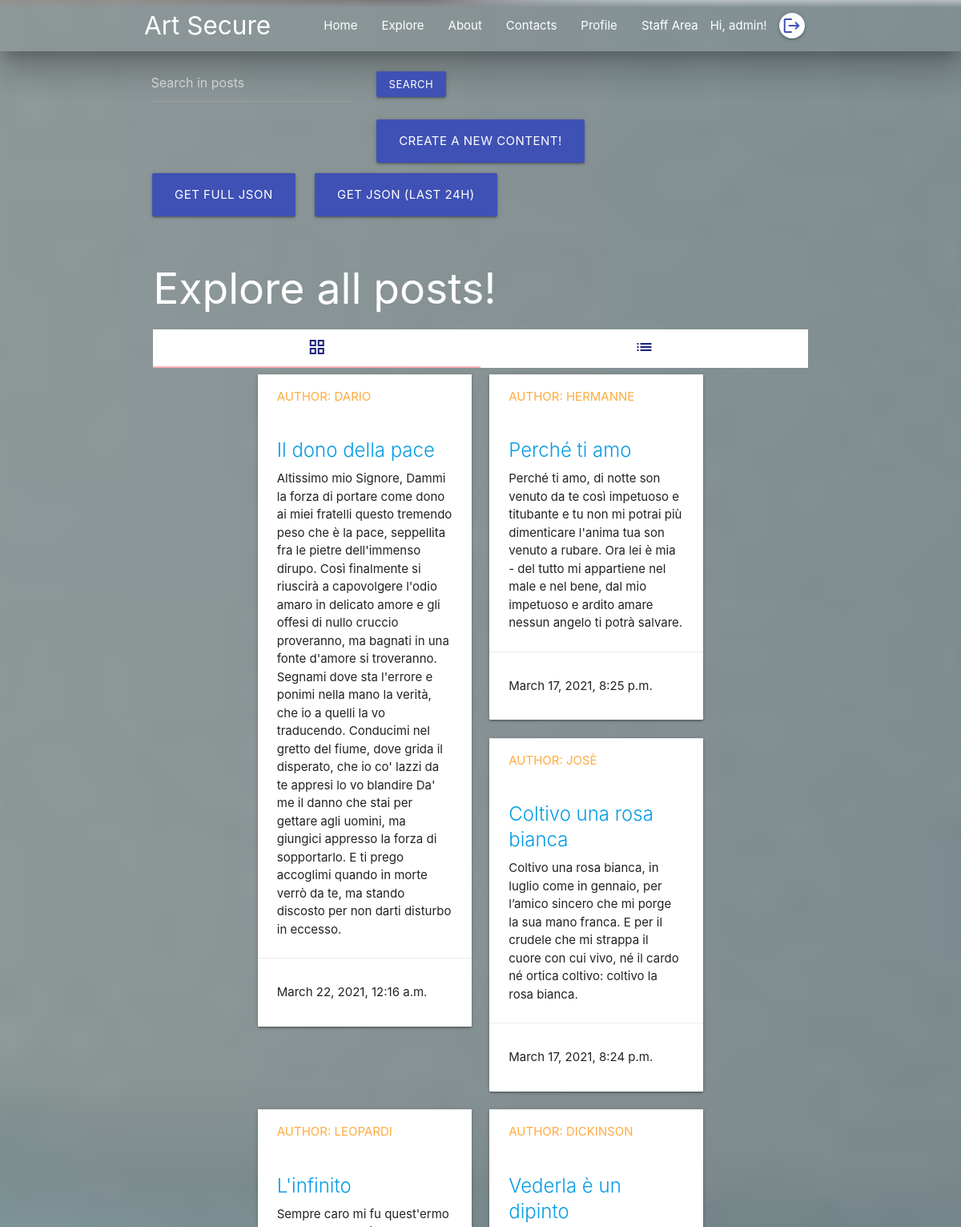
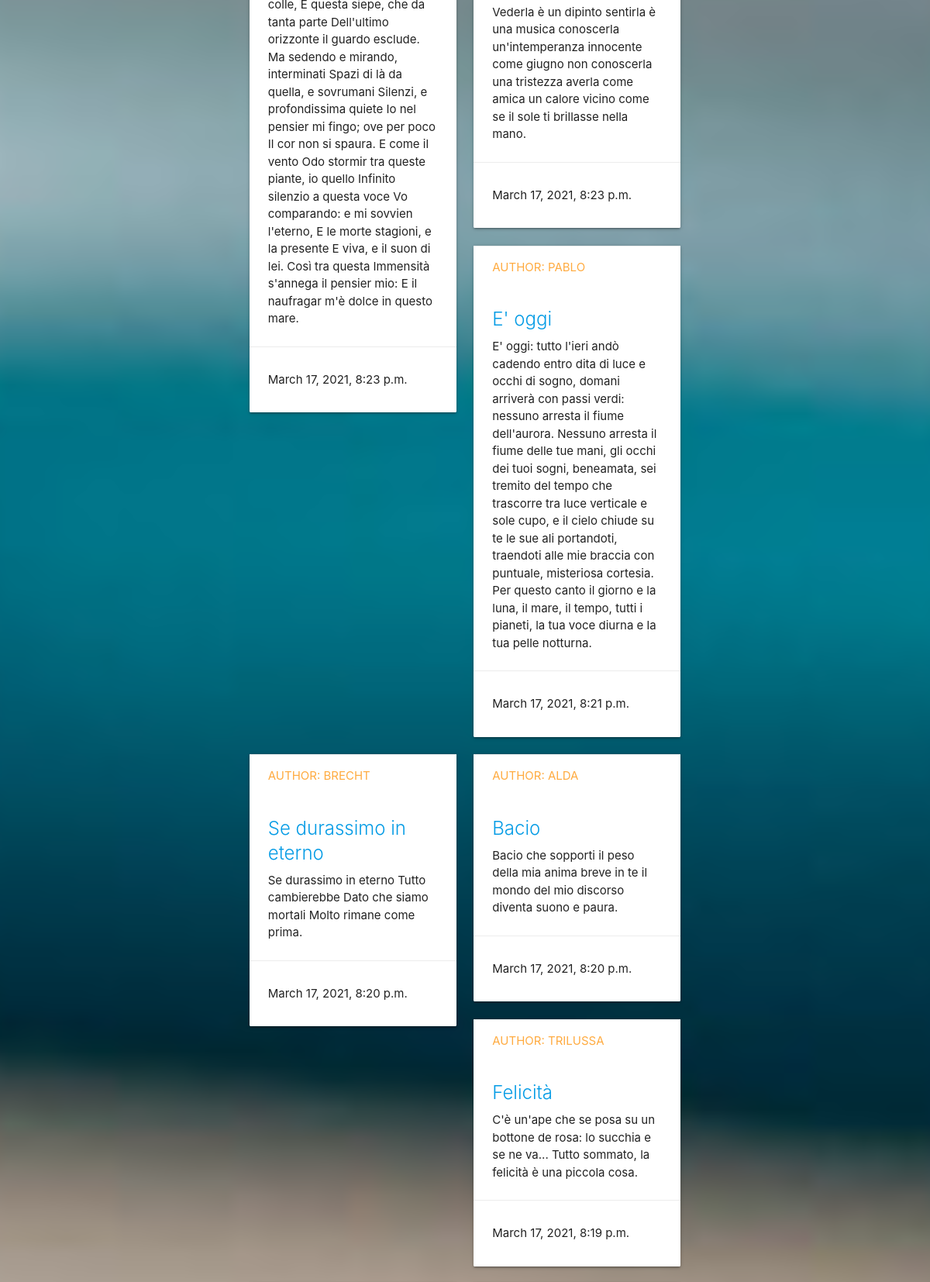
The page /posts/ (signed in, upper part) on the database its author committed (2 pictures, top to bottom).
### api/models.py (models this page shows, shortened)
class Post(models.Model):
	user = models.ForeignKey(User, on_delete=models.CASCADE)
	datetime = models.DateTimeField('Date published', default=timezone.now)
	title = models.CharField(max_length=120, default=None)
	composition = models.TextField()
	address = models.CharField(max_length=66, default=None, null=True)
	hash = models.CharField(max_length=32, default=None, null=True)
	txId = models.CharField(max_length=66, default=None, null=True)

### api/views.py (the view, shortened to what this page needs)
# urls.py: path('posts/', posts_list_view, name='posts-list-view'),
@login_required()
def posts_list_view(request):
	posts = Post.objects.filter().order_by('-datetime')
	counting = 0
	search = False
	query = request.GET.get('q')
	context = {'posts': posts,
			   'counting': counting,
			   'search': search,
			   }
	return render(request, 'api/api_list_post.html', context)

### api/templates/api/api_list_post.html (shortened to what this page needs)
{% extends 'base.html' %}
{% block content %}
<header>
  {% include 'navbar.html' %}
    <div class="container white-text">
        <form action="" method="GET">
            <input class="white-text" type="text" name="q" placeholder="Search in posts" value="{{ request.GET.q }}" style="width: 30%;
            margin-left:1%;"/>
            <input class="btn-small indigo" type="submit" value="Search" style="margin: 25px;"/>
        </form>
    </div>
    <div class="container center">
        <a class="btn-large indigo" style="margin: 3px;" href="{% url 'posts-new-view' %}" name="new-post">Create a new content!</a>
    </div>
    {% if user.is_staff %}
        <div class="container">
            <a class="btn-large indigo center" href="{% url 'posts-json-list-view' %}" name="register-view" style="margin: 10px;">
            Get Full Json</a>
            <a class="btn-large indigo center" href="{% url 'posts-json-24h-view' %}" name="register-view" style="margin: 10px;">
            Get Json (last 24h)</a>
        </div>
    {% endif %}
    <section class="container section scrollspy" id="services">
      <div class="row">
        <div class="col s12 l12">
            <h2 class="white-text">Explore all posts!</h2>
        </div>
        <div class="col s12 l12">
            <ul class="tabs">
              <li class="tab col s6">
                <a href="#cards" class="indigo-text text-darken-4">
                    <i class="material-icons" style="margin-top:10px;">grid_view</i>
                </a>
              </li>
              <li class="tab col s6">
                <a href="#table" class="indigo-text text-darken-4">
                    <i class="material-icons" style="margin-top:10px;">list</i>
                </a>
              </li>
            </ul>
            <div class="col s12 l12" id="cards">
                <div class="container">
                    <div class="row">
                    {% for post in posts %}
                        <div class="col s12 m6">
                          <div class="card white">
                            <div class="card-action ">
                              {% if user.is_staff %}
                                <a href="{% url 'user-list-view' %}{{ post.user.id }}">
                              {% endif %}
                              Author: {{ post.user }}</a>
                            </div>
                            <div class="card-content">
                              <span class="card-title"><a href="{% url 'posts-detail-view' id=post.id %}">{{ post.title }}</a></span>
                              <p>{{ post.composition }}</p>
                            </div>
                            <div class="card-action ">
                              <p class="">{{ post.datetime }}</p>
                            </div>
                          </div>
                        </div>
                    {% endfor %}
                    </div>
                </div>
            </div>
        </div>
      </div>
    </section>
</header>
{% endblock %}

### templates/navbar.html (shortened to what this page needs)
<nav class="nav-wraper transparent z-depth-5">
  <div class="container">
    <a href="/" class="brand-logo">Art Secure</a>
    <ul class="right hide-on-med-and-down hide-on-large">
      <li><a href="/">Home</a></li>
      <li><a href="/posts">Explore</a></li>
      <li><a href="/#about">About</a></li>
      <li><a href="/#contact">Contacts</a></li>
      {% if user.is_authenticated %}
        <li><a href="/user/{{ user.id }}">Profile</a></li>
        {% if user.is_staff %}
          <li><a href="/user">Staff Area</a></li>
        {% endif %}
        <li>Hi, {{ request.user }}!</li>
        <li><a href="/logout" class="tooltipped btn-floating btn-small indigo darken-3" data-tooltip="Logout">
            <i class="material-icons white indigo-text">logout</i>
        </a></li>
      {% else %}
        <li><a href="/register">Sign up</a></li>
        <li><a href="/login">Login</a></li>
      {% endif %}
    </ul>
  </div>
</nav>

### templates/base.html (style rules this page uses)
header { background: url(../static/images/background-artsecure.jpg); background-size: cover; background-position: center; min-height: 600px; }

### rows shown on the page
Post: user "DARIO", title "Il dono della pace", composition "Altissimo mio Signore, Dammi la forza di portare come dono ai miei fratelli questo tremendo peso che è la pace, seppellita fra le pietre dell'immenso dirupo. Così finalmente si riuscirà a capovolgere l'odio amaro in delicato amore e gli offesi di nullo cruccio proveranno, ma bagnati in una fonte d'amore si troveranno. Segnami dove sta l'errore e ponimi nella mano la verità, che io a quelli la vo traducendo. Conducimi nel gretto del fiume, dove grida il disperato, che io co' lazzi da te appresi lo vo blandire Da' me il danno che stai per gettare agli uomini, ma giungici appresso la forza di sopportarlo. E ti prego accoglimi quando in morte verrò da te, ma stando discosto per non darti…", datetime "March 22, 2021, 12:16 a.m."
Post: user "HERMANNE", title "Perché ti amo", composition "Perché ti amo, di notte son venuto da te così impetuoso e titubante e tu non mi potrai più dimenticare l'anima tua son venuto a rubare. Ora lei è mia - del tutto mi appartiene nel male e nel bene, dal mio impetuoso e ardito amare nessun angelo ti potrà salvare.", datetime "March 17, 2021, 8:25 p.m."
Post: user "JOSÈ", title "Coltivo una rosa bianca", composition "Coltivo una rosa bianca, in luglio come in gennaio, per l’amico sincero che mi porge la sua mano franca. E per il crudele che mi strappa il cuore con cui vivo, né il cardo né ortica coltivo: coltivo la rosa bianca.", datetime "March 17, 2021, 8:24 p.m."
Post: user "LEOPARDI", title "L'infinito", composition "Sempre caro mi fu quest'ermo colle, E questa siepe, che da tanta parte Dell'ultimo orizzonte il guardo esclude. Ma sedendo e mirando, interminati Spazi di là da quella, e sovrumani Silenzi, e profondissima quiete Io nel pensier mi fingo; ove per poco Il cor non si spaura. E come il vento Odo stormir tra queste piante, io quello Infinito silenzio a questa voce Vo comparando: e mi sovvien l'eterno, E le morte stagioni, e la presente E viva, e il suon di lei. Così tra questa Immensità s'annega il pensier mio: E il naufragar m'è dolce in questo mare.", datetime "March 17, 2021, 8:23 p.m."
Post: user "DICKINSON", title "Vederla è un dipinto", composition "Vederla è un dipinto sentirla è una musica conoscerla un'intemperanza innocente come giugno non conoscerla una tristezza averla come amica un calore vicino come se il sole ti brillasse nella mano.", datetime "March 17, 2021, 8:23 p.m."
Post: user "PABLO", title "E' oggi", composition "E' oggi: tutto l'ieri andò cadendo entro dita di luce e occhi di sogno, domani arriverà con passi verdi: nessuno arresta il fiume dell'aurora. Nessuno arresta il fiume delle tue mani, gli occhi dei tuoi sogni, beneamata, sei tremito del tempo che trascorre tra luce verticale e sole cupo, e il cielo chiude su te le sue ali portandoti, traendoti alle mie braccia con puntuale, misteriosa cortesia. Per questo canto il giorno e la luna, il mare, il tempo, tutti i pianeti, la tua voce diurna e la tua pelle notturna.", datetime "March 17, 2021, 8:21 p.m."
Post: user "BRECHT", title "Se durassimo in eterno", composition "Se durassimo in eterno Tutto cambierebbe Dato che siamo mortali Molto rimane come prima.", datetime "March 17, 2021, 8:20 p.m."
Post: user "ALDA", title "Bacio", composition "Bacio che sopporti il peso della mia anima breve in te il mondo del mio discorso diventa suono e paura.", datetime "March 17, 2021, 8:20 p.m."
Post: user "TRILUSSA", title "Felicità", composition "C'è un'ape che se posa su un bottone de rosa: lo succhia e se ne va... Tutto sommato, la felicità è una piccola cosa.", datetime "March 17, 2021, 8:19 p.m."

### other values the page prints
{{ request.user }} "admin"
